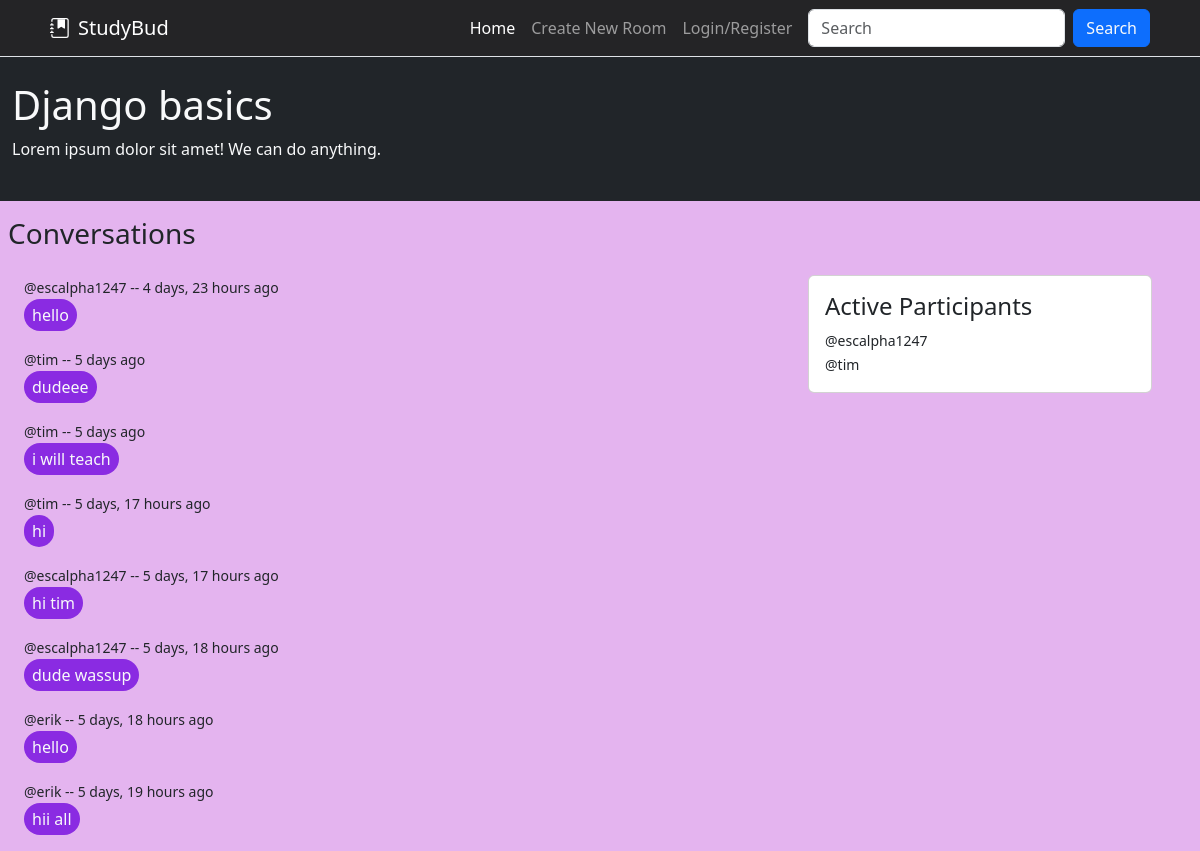
Screenshot of /room/7/ with the database file from the repository.
### base/models.py (models this page shows, shortened)
class Room(models.Model):
    host = models.ForeignKey(User, on_delete=models.SET_NULL, null=True)
    topic = models.ForeignKey(Topic, on_delete=models.SET_NULL, null=True)
    name = models.CharField(max_length=200)
    description = models.TextField(null=True, blank=True) # Null is allowed, by default is false!
    participants = models.ManyToManyField(User, related_name='participants', blank=True)
    updated = models.DateTimeField(auto_now=True) # takes snapshot everytime its saved
    created = models.DateTimeField(auto_now_add=True) # only takes snapshot when saved first time
    class Meta:
        ordering = ['-updated', '-created'] # '-' sign makes newer one come at top

class Message(models.Model):
    user = models.ForeignKey(User, on_delete=models.CASCADE)
    room = models.ForeignKey(Room, on_delete=models.CASCADE) # This will delete all messages in a room after the room is deleted.
    body = models.TextField() # required
    updated = models.DateTimeField(auto_now=True) # takes snapshot everytime its saved
    created = models.DateTimeField(auto_now_add=True) # only takes snapshot when saved first time
    class Meta:
        ordering = ['-updated', '-created']

### base/views.py (the view)
# urls.py: path('room/<str:pk>/', views.room, name="room"),
def room(request, pk):
    q = request.GET.get('q') if request.GET.get('q') != None else ''
    room = Room.objects.get(id=pk)
    room_messages = room.message_set.all()
    participants = room.participants.all()
    if request.method == "POST":
        message = Message.objects.create(user=request.user, room=room, body=request.POST.get('comment'))
        room.participants.add(request.user)
        return redirect('room', pk=room.id)
    context = {'room': room, 'room_messages':room_messages, 'participants':participants}
    return render(request, 'base/room.html', context)

### base/templates/base/room.html (shortened to what this page needs)
{% extends 'main.html' %}
{% load static %}
{% block content %}
<div class="container-fluid px-0 py-0">
    <div class="container-fluid border border-top border-0 py-4 bg-dark text-light">
        <h1>{{ room.name }}</h1>
        <p style="font-size: 1em;">{{ room.description }}</p>
    </div>
    <h3 class="px-2 py-3">Conversations</h3>
    <div class="row container-fluid">
        <div class="col-8">
            <div name="conversation" class="container-fluid">
                {% for message in room_messages %}
                <small>@{{message.user}} -- {{message.created|timesince}} ago</small>
                <p class="text-light rounded-pill px-2 py-1" style="width: fit-content;background-color: blueviolet;border-color: blueviolet; border-width: 1rem;">{{message.body}}</p>
                {% endfor %}
            </div>
        </div>
        <div class="col-4">
            <div class="container">
                <div class="card">
                    <div class="card-body">
                        <h4 class="card-title">Active Participants</h4>
                        {% for user in participants %}
                        <div class="">
                            <small class="card-link">@{{user.username}}</small>
                        </div>
                        {% endfor %}
                    </div>
                </div>
            </div>
            <div class="container pt-3">
            </div>
        </div>
    </div>
</div>
{% endblock content %}

### static/styles/main.css (style rules this page uses)
body { background-color:#e4b4ef; }

### rows the page displays
Room: name "Django basics", description "Lorem ipsum dolor sit amet! We can do anything."
Message: user "escalpha1247", created "4 days, 23 hours", body "hello"
Message: user "tim", created "5 days", body "dudeee"
Message: user "tim", created "5 days", body "i will teach"
Message: user "tim", created "5 days, 17 hours", body "hi"
Message: user "escalpha1247", created "5 days, 17 hours", body "hi tim"
Message: user "escalpha1247", created "5 days, 18 hours", body "dude wassup"
Message: user "erik", created "5 days, 18 hours", body "hello"
Message: user "erik", created "5 days, 19 hours", body "hii all"

### other values shown
{{ user.username }} "escalpha1247"
{{ user.username }} "tim"
